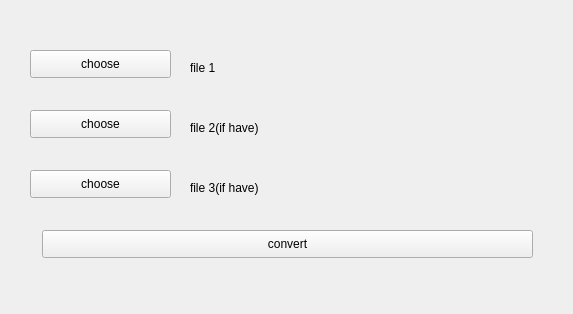
<?xml version="1.0" encoding="UTF-8"?>
<ui version="4.0">
 <class>MainWindow</class>
 <widget class="QMainWindow" name="MainWindow">
  <property name="geometry">
   <rect>
    <x>0</x>
    <y>0</y>
    <width>573</width>
    <height>314</height>
   </rect>
  </property>
  <property name="windowTitle">
   <string>MainWindow</string>
  </property>
  <widget class="QWidget" name="centralwidget">
   <widget class="QPushButton" name="pbth_4">
    <property name="geometry">
     <rect>
      <x>42</x>
      <y>230</y>
      <width>491</width>
      <height>28</height>
     </rect>
    </property>
    <property name="text">
     <string>convert</string>
    </property>
   </widget>
   <widget class="QPushButton" name="pbtn_1">
    <property name="geometry">
     <rect>
      <x>30</x>
      <y>50</y>
      <width>141</width>
      <height>28</height>
     </rect>
    </property>
    <property name="text">
     <string>choose</string>
    </property>
   </widget>
   <widget class="QPushButton" name="pbtn_2">
    <property name="geometry">
     <rect>
      <x>30</x>
      <y>110</y>
      <width>141</width>
      <height>28</height>
     </rect>
    </property>
    <property name="text">
     <string>choose</string>
    </property>
   </widget>
   <widget class="QPushButton" name="pbtn_3">
    <property name="geometry">
     <rect>
      <x>30</x>
      <y>170</y>
      <width>141</width>
      <height>28</height>
     </rect>
    </property>
    <property name="text">
     <string>choose</string>
    </property>
   </widget>
   <widget class="QLabel" name="lb_1">
    <property name="geometry">
     <rect>
      <x>190</x>
      <y>60</y>
      <width>361</width>
      <height>16</height>
     </rect>
    </property>
    <property name="text">
     <string>file 1</string>
    </property>
   </widget>
   <widget class="QLabel" name="lb_2">
    <property name="geometry">
     <rect>
      <x>190</x>
      <y>120</y>
      <width>361</width>
      <height>16</height>
     </rect>
    </property>
    <property name="text">
     <string>file 2(if have)</string>
    </property>
   </widget>
   <widget class="QLabel" name="lb_3">
    <property name="geometry">
     <rect>
      <x>190</x>
      <y>180</y>
      <width>361</width>
      <height>16</height>
     </rect>
    </property>
    <property name="text">
     <string>file 3(if have)</string>
    </property>
   </widget>
  </widget>
 </widget>
 <resources/>
 <connections/>
</ui>
